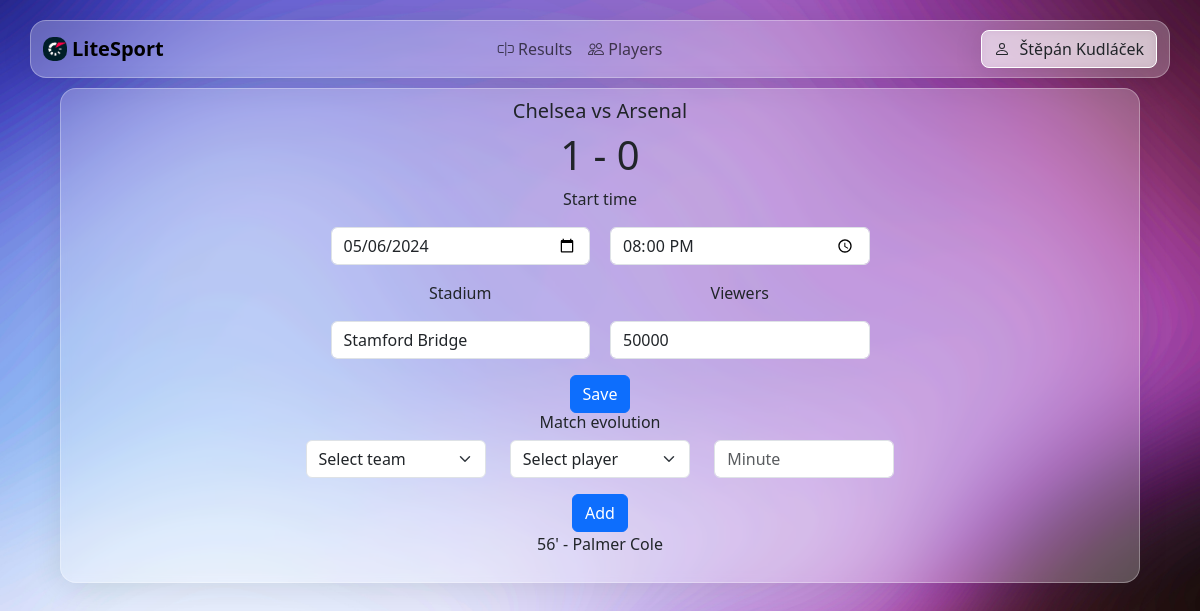
Before: /edit-match/4 (signed in) with the older database file.
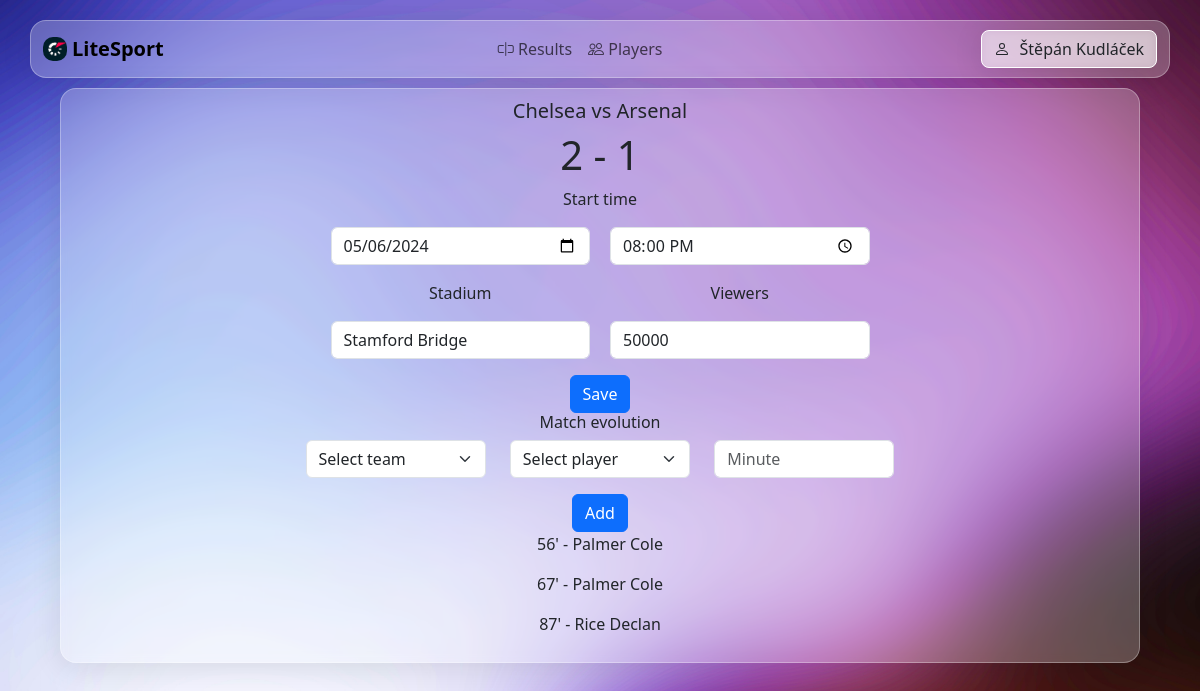
After: the same page with the newer database file.
### base/models.py (models this page shows, shortened)
class Match(models.Model):
    score_1 = models.IntegerField(default=0)
    score_2 = models.IntegerField(default=0)
    start_time = models.DateTimeField(null=True)
    end_time = models.DateTimeField(null=True)
    viewers = models.IntegerField(default=0)
    stadium = models.CharField(max_length=30,default="")
    id_category = models.ForeignKey('Category', on_delete=models.CASCADE)
    id_league = models.ForeignKey('League', on_delete=models.CASCADE)
    user = models.ForeignKey(User, on_delete=models.CASCADE)
    id_team_1 = models.ForeignKey('Team', on_delete=models.CASCADE, related_name='team_1')
    id_team_2 = models.ForeignKey('Team', on_delete=models.CASCADE, related_name='team_2')

class GoalHistory(models.Model):
    minute = models.IntegerField()
    match = models.ForeignKey('Match', on_delete=models.CASCADE)
    player = models.ForeignKey('Player', on_delete=models.CASCADE)
    user = models.ForeignKey(User, on_delete=models.CASCADE)

class Player(models.Model):
    name = models.CharField(max_length=20,blank=False,null=False)
    surname = models.CharField(max_length=20,blank=False,null=False)
    birthdate = models.DateField(blank=False,null=False)

class Team(models.Model):
    name = models.CharField(max_length=30,default="",null=False)
    id_category = models.ForeignKey('Category', on_delete=models.CASCADE)
    id_league = models.ForeignKey('League', on_delete=models.CASCADE)

### base/views.py (the view, shortened to what this page needs)
# urls.py: path('edit-match/<int:match_id>', views.edit_match, name="edit_match"),
@login_required
def edit_match(request, match_id):
    match = Match.objects.get(id=match_id)
    match_history = GoalHistory.objects.filter(match=match_id)
    team1 = match.id_team_1
    team2 = match.id_team_2
    team1_players = PlayerHistory.objects.filter(Q(id_team=team1.id) & (Q(end_date__isnull=True) | Q(end_date__gte=timezone.now())))
    team2_players = PlayerHistory.objects.filter(Q(id_team=team2.id) & (Q(end_date__isnull=True) | Q(end_date__gte=timezone.now())))
    context = {
        'title': 'Edit Match',
        'match': match,
        'match_history': match_history,
        'team1players': team1_players,
        'team2players': team2_players,
    }
    return render(request,'base/edit_match.html',context)

### base/templates/base/edit_match.html (shortened to what this page needs)
{% extends 'main.html' %}
{% block content %}
<div class="container-lg main-container glass-effect" >
        <div class="col">
            <form method="POST" >
                <h5 class="page-title">{{ match.id_team_1.name }} vs {{ match.id_team_2.name }}</h5>
                <h1 class="page-title">{{ match.score_1 }} - {{ match.score_2 }}</h1>
                <p class="page-title">Start time</p>
                <div class="mb-3">
                    <div class="row">
                        <div class="col" style="padding-right: 10px;">
                            <input type="date" class="form-control" style="max-width: 50%;margin-left: auto;" value="{{ match.start_time|date:'Y-m-d' }}" name="start_time_date">
                        </div>
                        <div class="col" style="padding-left: 10px;">
                            <input type="time" class="form-control" style="max-width: 50%;" value="{{ match.start_time|time:'H:i' }}" name="start_time_time">
                        </div>
                    </div>
                </div>
                <div class="mb-3">
                    <div class="row">
                        <div class="col" style="padding-right: 10px;">
                            <p style="max-width: 50%;margin-left: auto;" class="page-title">Stadium</p>
                            <input type="text" class="form-control" style="max-width: 50%;margin-left: auto;" value="{{ match.stadium }}" name="stadium" >
                        </div>
                        <div class="col" style="padding-left: 10px;">
                            <p style="max-width: 50%;" class="page-title">Viewers</p>
                            <input type="text" class="form-control" style="max-width: 50%;" value="{{ match.viewers }}" name="viewers">
                        </div>
                    </div>
                </div>
                <div class="d-flex justify-content-center">
                    <button class="btn btn-primary" name="form1" type="submit">
                        Save
                    </button>
                </div>
            </form>
            <form method="POST">
                <h6 class="page-title">Match evolution</h6>
                <div class="mb-3 d-flex justify-content-center">
                    <div class="row d-flex align-items-center">
                        <div class="col">
                            <select class="form-select" name="team" aria-label="Default select example">
                                <option selected>Select team</option>
                            </select>
                        </div>
                        <div class="col" >
                            <select class="form-select" name="selected_player" aria-label="Default select example">
                                <option selected>Select player</option>
                            </select>
                        </div>
                        <div class="col">
                            <input type="number" name="minute" placeholder="Minute" class="form-control">
                        </div>
                    </div>
                </div>
                <div class="d-flex justify-content-center">
                    <button class="btn btn-primary" name="form2"type="submit">
                        Add
                    </button>
                </div>
            </form>
            {% for match_his in match_history %}
                <div class="row">
                    <div class="col text-center">
                        <p class="ml-3">{{match_his.minute}}' - {{match_his.player.surname}} {{match_his.player.name}}</p>
                    </div>
                </div>
            {% endfor %}
        </div>
</div>
{% endblock %}

Changed rows visible on the page:
changed Match "Stamford Bridge": score_1 "1" → "2"; score_2 "0" → "1"
added GoalHistory: minute "67", player.surname "Palmer", player.name "Cole"
added GoalHistory: minute "87", player.surname "Rice", player.name "Declan"
